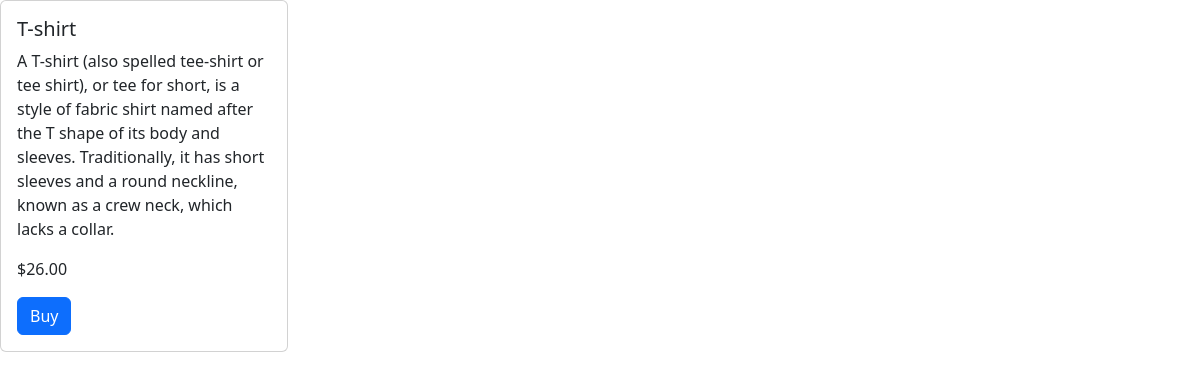
Page /item/1 on the committed database.
### storeItem/models.py (models this page shows, shortened)
class Item(models.Model):
    name = models.CharField(max_length=45)
    description = models.TextField()
    price = models.IntegerField()
    def get_display_price(self):
        return "{0:.2f}".format(self.price / 100)

### storeItem/views.py (the view)
# urls.py: path('item/<pk>', ItemPage.as_view(), name='item'),
class ItemPage(TemplateView):
    template_name = 'item.html'
    def get_context_data(self, **kwargs):
        pk = self.kwargs["pk"]
        item = get_object_or_404(Item, pk=pk)
        context = super().get_context_data(**kwargs)
        context.update({
            "item":item,
            "STRIPE_PUBLICK_KEY": settings.STRIPE_PUBLICK_KEY,
        })
        return context

### template/item.html (shortened to what this page needs)
<!DOCTYPE html>
<html>
  <head>
    <link href="https://cdn.jsdelivr.net/npm/bootstrap@5.3.0-alpha1/dist/css/bootstrap.min.css" rel="stylesheet">
  </head>
  <body>
    <section>
      <div class="card" style="width: 18rem;">
        <div class="card-body">
          <h5 class="card-title">{{ item.name }}</h5>
          <p class="card-text">{{ item.description }}</p>
          <p class="card-text">${{ item.get_display_price }}</p>
          <button id="btnBuy" class="btn btn-primary"> Buy</button>
        </div>
    </section>
  </body>
</html>

### rows in the picture
Item: name "T-shirt", description "A T-shirt (also spelled tee-shirt or tee shirt), or tee for short, is a style of fabric shirt named after the T shape of its body and sleeves. Traditionally, it has short sleeves and a round neckline, known as a crew neck, which lacks a collar.", get_display_price "26.00"
